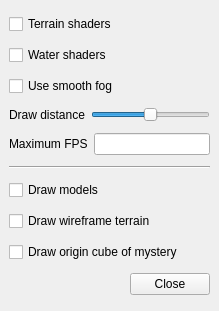
<ui version="4.0" >
 <class>OptionsDialog</class>
 <widget class="QWidget" name="OptionsDialog" >
  <property name="geometry" >
   <rect>
    <x>0</x>
    <y>0</y>
    <width>219</width>
    <height>311</height>
   </rect>
  </property>
  <property name="windowTitle" >
   <string>Video options</string>
  </property>
  <layout class="QVBoxLayout" >
   <property name="margin" >
    <number>9</number>
   </property>
   <property name="spacing" >
    <number>6</number>
   </property>
   <item>
    <widget class="QCheckBox" name="shadersBox" >
     <property name="text" >
      <string>Terrain shaders</string>
     </property>
    </widget>
   </item>
   <item>
    <widget class="QCheckBox" name="waterShadersBox" >
     <property name="text" >
      <string>Water shaders</string>
     </property>
    </widget>
   </item>
   <item>
    <widget class="QCheckBox" name="fogBox" >
     <property name="text" >
      <string>Use smooth fog</string>
     </property>
    </widget>
   </item>
   <item>
    <layout class="QHBoxLayout" >
     <property name="margin" >
      <number>0</number>
     </property>
     <property name="spacing" >
      <number>6</number>
     </property>
     <item>
      <widget class="QLabel" name="label_2" >
       <property name="text" >
        <string>Draw distance</string>
       </property>
      </widget>
     </item>
     <item>
      <widget class="QSlider" name="drawDistance" >
       <property name="minimum" >
        <number>50</number>
       </property>
       <property name="maximum" >
        <number>250</number>
       </property>
       <property name="value" >
        <number>150</number>
       </property>
       <property name="orientation" >
        <enum>Qt::Horizontal</enum>
       </property>
      </widget>
     </item>
    </layout>
   </item>
   <item>
    <layout class="QHBoxLayout" >
     <property name="margin" >
      <number>0</number>
     </property>
     <property name="spacing" >
      <number>6</number>
     </property>
     <item>
      <widget class="QLabel" name="label" >
       <property name="text" >
        <string>Maximum FPS</string>
       </property>
      </widget>
     </item>
     <item>
      <widget class="QLineEdit" name="maxFpsBox" >
       <property name="text" >
        <string/>
       </property>
       <property name="maxLength" >
        <number>3</number>
       </property>
      </widget>
     </item>
    </layout>
   </item>
   <item>
    <widget class="Line" name="line" >
     <property name="orientation" >
      <enum>Qt::Horizontal</enum>
     </property>
    </widget>
   </item>
   <item>
    <widget class="QCheckBox" name="modelsBox" >
     <property name="text" >
      <string>Draw models</string>
     </property>
    </widget>
   </item>
   <item>
    <widget class="QCheckBox" name="wireframeBox" >
     <property name="text" >
      <string>Draw wireframe terrain</string>
     </property>
    </widget>
   </item>
   <item>
    <widget class="QCheckBox" name="originCubeBox" >
     <property name="text" >
      <string>Draw origin cube of mystery</string>
     </property>
    </widget>
   </item>
   <item>
    <layout class="QHBoxLayout" >
     <property name="margin" >
      <number>0</number>
     </property>
     <property name="spacing" >
      <number>6</number>
     </property>
     <item>
      <spacer>
       <property name="orientation" >
        <enum>Qt::Horizontal</enum>
       </property>
       <property name="sizeHint" >
        <size>
         <width>40</width>
         <height>20</height>
        </size>
       </property>
      </spacer>
     </item>
     <item>
      <widget class="QPushButton" name="closeButton" >
       <property name="text" >
        <string>Close</string>
       </property>
      </widget>
     </item>
    </layout>
   </item>
  </layout>
 </widget>
 <tabstops>
  <tabstop>shadersBox</tabstop>
  <tabstop>waterShadersBox</tabstop>
  <tabstop>fogBox</tabstop>
  <tabstop>drawDistance</tabstop>
  <tabstop>maxFpsBox</tabstop>
  <tabstop>modelsBox</tabstop>
  <tabstop>wireframeBox</tabstop>
  <tabstop>originCubeBox</tabstop>
  <tabstop>closeButton</tabstop>
 </tabstops>
 <resources/>
 <connections/>
</ui>
